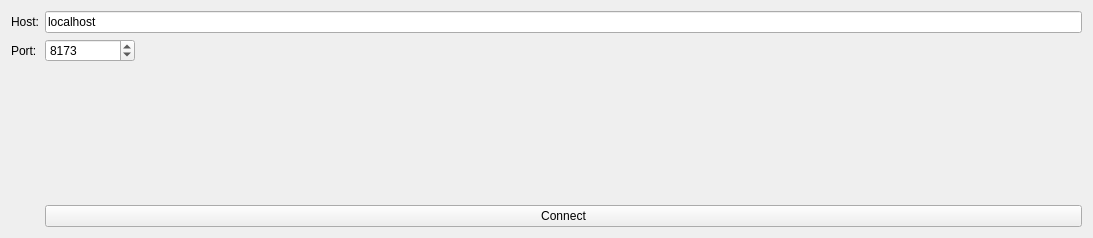
<?xml version="1.0" encoding="UTF-8"?>
<ui version="4.0">
 <class>ConnectSubWindow</class>
 <widget class="QWidget" name="ConnectSubWindow">
  <property name="geometry">
   <rect>
    <x>0</x>
    <y>0</y>
    <width>1093</width>
    <height>238</height>
   </rect>
  </property>
  <property name="windowTitle">
   <string>Connect</string>
  </property>
  <layout class="QFormLayout" name="formLayout">
   <item row="0" column="0">
    <widget class="QLabel" name="label">
     <property name="text">
      <string>Host:</string>
     </property>
    </widget>
   </item>
   <item row="1" column="0">
    <widget class="QLabel" name="label_2">
     <property name="text">
      <string>Port:</string>
     </property>
    </widget>
   </item>
   <item row="0" column="1">
    <widget class="QLineEdit" name="lineEdit">
     <property name="text">
      <string>localhost</string>
     </property>
    </widget>
   </item>
   <item row="1" column="1">
    <widget class="QSpinBox" name="spinBox">
     <property name="maximumSize">
      <size>
       <width>90</width>
       <height>16777215</height>
      </size>
     </property>
     <property name="maximum">
      <number>65536</number>
     </property>
     <property name="value">
      <number>8173</number>
     </property>
    </widget>
   </item>
   <item row="3" column="1">
    <widget class="QPushButton" name="pushButton">
     <property name="text">
      <string>Connect</string>
     </property>
    </widget>
   </item>
   <item row="2" column="1">
    <spacer name="verticalSpacer">
     <property name="orientation">
      <enum>Qt::Vertical</enum>
     </property>
     <property name="sizeHint" stdset="0">
      <size>
       <width>20</width>
       <height>40</height>
      </size>
     </property>
    </spacer>
   </item>
  </layout>
 </widget>
 <resources/>
 <connections/>
</ui>
